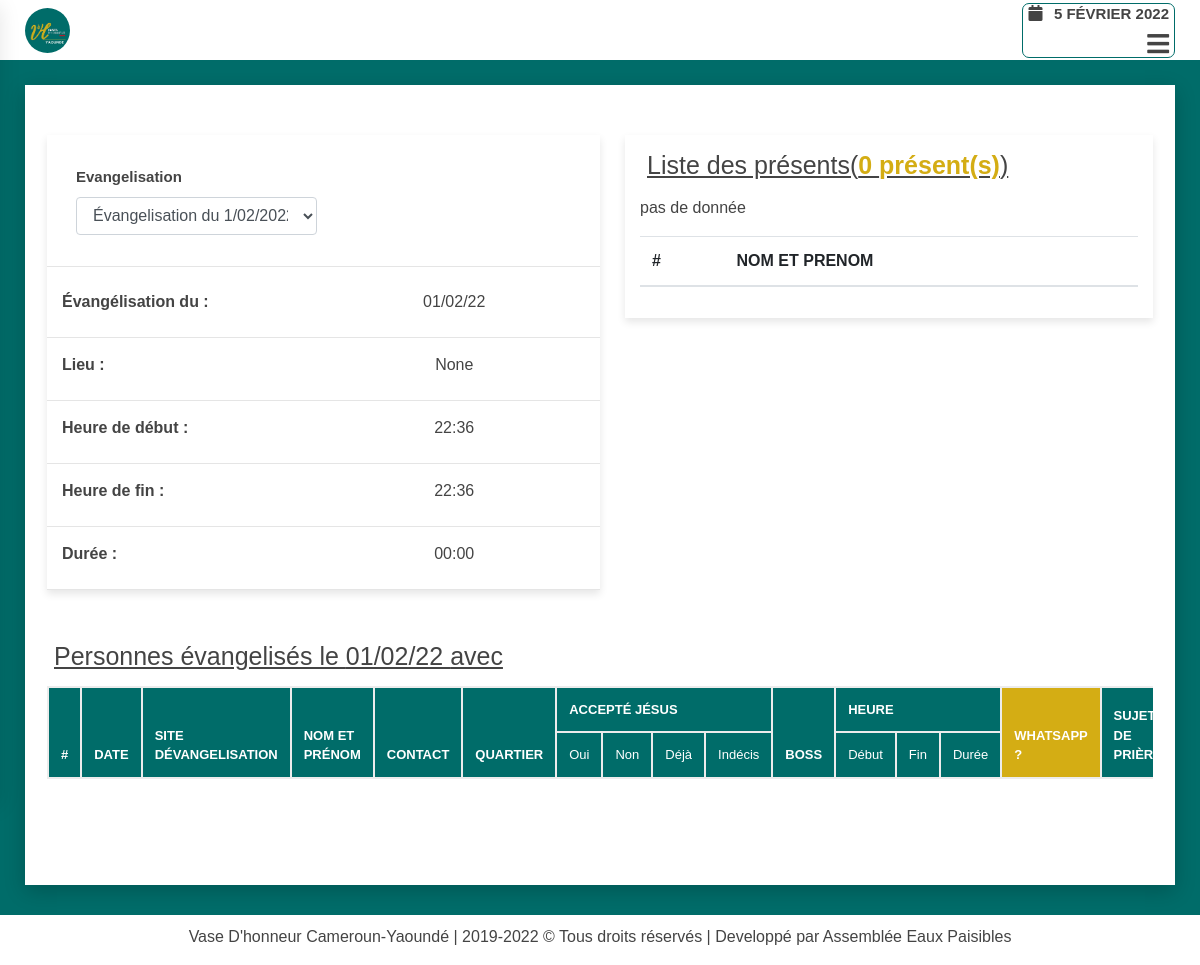
Screenshot of /evangelisation/ (signed in) with the database file from the repository.
### evangelisation/models.py (models this page shows)
class Evangelisation(models.Model):
    status = (
        ('oui', 'Oui'),
        ('non', 'Non')
    )
    day = models.DateField(verbose_name="Jour d'évangélisation",
            default=timezone.now, unique=True,
            error_messages={'unique':"ce moment d'évangelisation existe déjà"})
    heure_de_debut = models.TimeField(default=timezone.now, verbose_name="Heure de début")
    heure_de_fin = models.TimeField(default=timezone.now, verbose_name="Heure de fin")
    site = models.ForeignKey(Site, related_name="evangelisations", verbose_name="Lieu d'évangelisation",
                            on_delete=models.SET_NULL, blank=True,  null=True)
    author = models.ForeignKey(User, related_name='evangs', on_delete=models.SET_NULL,
                                blank=True, null=True, verbose_name="créer par ")
    boss = models.ManyToManyField(Participant, related_name='participations',
                                blank=True, verbose_name="Qui sont présents ?")
    observation = models.TextField(verbose_name="Observations", null=True, blank=True)
    def __str__(self):
        if self.day.month >=10:
            return f"Évangelisation du {self.day.day}/{self.day.month}/{self.day.year}"
        else:
            return f"Évangelisation du {self.day.day}/0{self.day.month}/{self.day.year}"
    def dure(self):
        rest = None
        debut_minites = self.heure_de_debut.hour*60 + self.heure_de_debut.minute
        fin_minites = self.heure_de_fin.hour*60 + self.heure_de_fin.minute
        if debut_minites<=fin_minites:
            heure = (fin_minites - debut_minites)//60
            mini = (fin_minites - debut_minites)%60
            if 0<=heure<=9:
                if 0<=mini<=9:
                    rest = f"0{int(heure)}:0{mini}"
                else:
                    rest = f"0{int(heure)}:{mini}"
            else:
                if 0<=mini<=9:
                    rest = f"{int(heure)}:0{mini}"
                rest = f"{heure}:{mini}"
        else:
            return f"calcule impossible"
        return rest

### evangelisation/views.py (the view)
# urls.py: path('', views.evangelisation_app_index, name="evangelisation_app_index"),
@login_required(login_url="user_login")
def evangelisation_app_index(request, annee=None):
    context = dict()
    evang_first = None
    evangs = None
    annees = list()
    annee = None
    year = int(datetime.date.today().year)
    for i in [0, 1, 2]:
        annees.append(year-i)
    evangs = Evangelisation.objects.all()
    if 'liste-evang' in request.GET:
        evang_first = Evangelisation.objects.get(id=int(request.GET['liste-evang']))
    else:
        evang_first = evangs.first()
    context['evang_first'] = evang_first
    context['evangs'] = evangs
    context['select_link'] = 'evangelisation'
    return render(request, 'index.html', context)

### evangelisation/templates/index.html (shortened to what this page needs)
{% extends 'base.html' %}
{% block hamburger %}
    <div class="menu-btn">
        <i class="fas fa-bars"></i>
    </div>
{% endblock hamburger %}
{% block content %}
<div class="home">
    <div class="wrapper-evang">
        <div class="row">
            <div class="col-md-6">
                <div class="wrapper-detail-evang">
                    <div class="evang-dropdow">
                        <div class="row">
                            <form action="{% url 'evangelisation:evangelisation_app_index' %}">
                                <div class="col-md-6">
                                    <div class="form-group pd-evang-form">
                                        <label for="liste-evang" ><b>Evangelisation</b></label>
                                        <select onchange="form.submit()" name="liste-evang" id="liste-evang" class="form-control">
                                            {% for evg in evangs %}
                                                <option
                                                {% if evang_first.id == evg.id %}
                                                    selected="true"
                                                {% endif %}
                                                    value="{{evg.id}}">{{evg}}</option>
                                            {% endfor %}
                                        </select>
                                    </div>
                                </div>
                            </form>
                        </div>
                    </div>
                    <dl class="dl-horizontal">
                        <div class="pt-2">
                            <div class="row">
                                <dt class="col-sm-6">Évangélisation du :</dt>
                                <dd class="col-sm-6">{{ evang_first.day|date:"d/m/y" }}</dd>
                            </div>
                            <div class="row">
                                <dt class="col-sm-6">Lieu :</dt>
                                <dd class="col-sm-6">{{ evang_first.site }}</dd>
                            </div>
                            <div class="row">
                                <dt class="col-sm-6">Heure de début :</dt>
                                <dd class="col-sm-6">{{ evang_first.heure_de_debut|time:'H:i' }}</dd>
                            </div>
                            <div class="row">
                                <dt class="col-sm-6">Heure de fin :</dt>
                                <dd class="col-sm-6">{{ evang_first.heure_de_fin|time:'H:i' }}</dd>
                            </div>
                            <div class="row">
                                <dt class="col-sm-6">Durée :</dt>
                                <dd class="col-sm-6">{{ evang_first.dure }}</dd>
                            </div>
                        </div>
                    </dl>
                </div>
            </div>
            <div class="col-md-6">
                <div class="wrapper-detail-participants" {% if evang_first.boss.count > 0 %}style="height: 454px;overflow: auto;"{% endif %}>
                    <h2 class="mb-3 h-deco">
                        Liste des présents(<b style="color: #d4ad14;">{{evang_first.boss.count}} présent(s)</b>)
                    </h2>
                    <div class="rempl">
                        <div class="table-responsive tab-elmt scroll-tab-elmt-evang-boss">
                            <table class="table table-hover" id="table-evang">
                                <thead>
                                    <tr>
                                        <th scope="col" rowspan="2">#</th>
                                        <th scope="col" rowspan="2">Nom et Prenom</th>
                                    </tr>
                                </thead>
                                <tbody>
                                    {% for boss in evang_first.boss.all %}
                                        <tr>
                                            <th scope="row">{{ forloop.counter }}</th>
                                            <td>{{ boss.nom_et_prenom }}</td>
                                        </tr>
                                    {% empty %}
                                        <p class="tabl_empty">pas de donnée</p>
                                    {% endfor %}
                                </tbody>
                            </table>
                        </div>
                    </div>
                </div>
            </div>
        </div>
    </div>
    <div class="wrapper-tabl-evang">
        <h2>Personnes évangelisés le {{evang_first.day|date:"d/m/y"}} avec
        </h2>
        {% include 'table-index.html' %}
    </div>
</div>
{% endblock content %}

### templates/base.html (shortened to what this page needs)
<!DOCTYPE html>
<html lang="en">
    {% load static %}
    <head>
        <link rel="stylesheet" href="{% static 'css_root/bootstrap.min.css' %}">
        <link rel="stylesheet" href="{% static 'css_root/style.css' %}">
        <link rel="stylesheet" href="{% static 'css_root/all.min.css' %}">
        <link rel="stylesheet" href="{% static 'accounts/css/accounts.css' %}">
        <link rel="stylesheet" href="{% static 'evangelisation/css/evangelisation.css' %}">
        <link rel="stylesheet" href="{% static 'rapport/css/rapport.css' %}">
        <link rel="stylesheet" href="{% static 'css_root/media-query.css' %}">
    </head>
    <body>
        <div class="app">
            {% load static %}
            <nav class="nav-bar" id="nav-id">
                <div class="logo">
                    <a href="{% url 'index' %}">
                        <img src="{% static 'images_root/logo/vh-yde.jpg' %}" alt="">
                    </a>
                </div>
                <div class="menu-date">
                    {% block menu-date %}
                        <div class="menu-date1">
                            <i class="fas fa-calendar"></i>
                            <span>
                                {% now "j F Y" %}
                            </span>
                        </div>
                        {% block hamburger %}
                        {% endblock hamburger %}
                    {% endblock menu-date %}
                </div>
            </nav>
            <div class="container">
                <div class="wrapper">
                    <section id="content">
                        {% block content %}
                        {% endblock content %}
                    </section>
                </div>
            </div>
            <div class="wrapper-footer">
                {% block footer %}
                {% include 'layouts/_footer.html' %}
                {% endblock footer %}
            </div>
        </div>
    </body>
</html>

### templates/layouts/_sidebar.html (shortened to what this page needs)
{% load static %}

### evangelisation/templates/table-index.html (shortened to what this page needs)
<div class="table-responsive">
    <table class="table table-bordered table-hover" id="person-evang">
        <thead>
            <tr>
                <th scope="col" rowspan="2" class="action-checkbox-column">
                    #
                </th>
                <th scope="col" rowspan="2">Date</th>
                <th scope="col" rowspan="2">Site dévangelisation</th>
                <th scope="col" rowspan="2">Nom et prénom</th>
                <th scope="col" rowspan="2">Contact</th>
                <th scope="col" rowspan="2">Quartier</th>
                <th scope="col" colspan="4">Accepté JÉSUS</th>
                <th scope="col" rowspan="2">Boss</th>
                <th scope="col" colspan="3">Heure</th>
                <th scope="col" rowspan="2" style="background-color: #d4ad14;">Whatsapp ?</th>
                <th scope="col" rowspan="2">Sujets de prière</th>
            </tr>
            <tr>
                <td>Oui</td>
                <td>Non</td>
                <td>Déjà</td>
                <td>Indécis</td>
                <td>Début</td>
                <td>Fin</td>
                <td>Durée</td>
            </tr>
        </thead>
    </table>
</div>

### templates/layouts/_footer.html (shortened to what this page needs)
<div class="container-footer">
    <div class="footer">
        <div class="row">
            <div class="col-md-12">
                <p>
                    Vase D'honneur Cameroun-Yaoundé | 2019- © Tous droits réservés | Developpé par Assemblée Eaux Paisibles
                </p>
            </div>
        </div>
    </div>
</div>

### static/css_root/style.css (style rules this page uses)
* { margin: 0; padding: 0; box-sizing: border-box; font-family: "Poppins", sans-serif; }
.col, .col-1, .col-10, .col-11, .col-12, .col-2, .col-3, .col-4, .col-5, .col-6, .col-7, .col-8, .col-9, .col-auto, .col-lg, .col-lg-1, .col-lg-10, .col-lg-11, .col-lg-12, .col-lg-2, .col-lg-3, .col-lg-4, .col-lg-5, .col-lg-6, .col-lg-7, .col-lg-8, .col-lg-9, .col-lg-auto, .col-md, .col-md-1, .col-md-10, .col-md-11, .col-md-12, .col-md-2, .col-md-3, .col-md-4, .col-md-5, .col-md-6, .col-md-7, .col-md-8, .col-md-9, .col-md-auto, .col-sm, .col-sm-1, .col-sm-10, .col-sm-11, .col-sm-12, .col-sm-2, .col-sm-3, .col-sm-4, .col-sm-5, .col-sm-6, .col-sm-7, .col-sm-8, .col-sm-9, .col-sm-auto, .col-xl, .col-xl-1, .col-xl-10, .col-xl-11, .col-xl-12, .col-xl-2, .col-xl-3, .col-xl-4, .col-xl-5, .col-xl-6, .col-xl-7, .col-xl-8, .col-xl-9, .col-xl-auto { padding: 0px; }
h2, h4, p, a, small, b, div, section { color: #444; }
.container { padding: 0px 25px !important; width: 100%; max-width: 100%; }
.row { margin: 0; width: 100%; }
body { min-height: 100vh; background-color: #006c69; }
.app { position: relative; min-height: 100vh; }
.nav-bar { position: relative; display: flex; justify-content: space-between; align-items: center; height: 60px; padding: 0px 25px; width: 100%; background: #fff; transition: .4s ease; transition-property: top; }
.menu-btn { position: relative; color: #444; font-size: 25px; text-align: right; width: 100%; cursor: pointer; font-weight: bold; }
.logo { height: 45px; width: 45px; }
.logo img { height: 45px; width: 45px; border-radius: 50%; }
.menu-date { display: flex; justify-content: center; align-items: flex-end; flex-direction: column; height: 55px; border: 1px solid #006c69; border-radius: 7px; padding: 5px; }
.menu-date span { font-size: 15px; font-weight: bold; margin-left: 7px; text-transform: uppercase; }
.home { width: 100%; height: auto; display: flex; flex-direction: column; justify-content: center; align-items: center; padding: 50px 0px; }
.wrapper { margin-top: 25px; background: #fff; box-shadow: 0 6px 20px 0 rgba(0,0,0, .2); position: relative; min-height: 100vh; }
#content { padding: 0px 7px; }
.menu-date1 { margin-top: 5px; }
.home h2 { color: #444;margin: 0px 7px;margin-bottom: 15px; }
.wrapper-footer { position: relative; width: 100%; margin-top: 30px; }
.container-footer { width: 100%; background-color: #fff; }
.container-footer .footer { display: flex; justify-content: center; align-items: center; }
.footer p { padding: 10px 10px 0px 10px; text-align: center; }

### accounts/static/accounts/css/accounts.css (style rules this page uses)
.form-group label { font-weight: bold; font-size: 15px; }
select { padding: 4px 8px; border: none; margin-right: 5px; border-radius: 7px; background: #c7ebca; }
table thead th { text-transform: uppercase; }

### evangelisation/static/evangelisation/css/evangelisation.css (style rules this page uses)
table#person-evang thead { background-color: #006c69; color: #fff; font-size: 13px; }
.wrapper-evang { padding: 0px 15px; width: 100%; }
.wrapper-tabl-evang { padding: 0px 15px; width: 100%; margin-top: 35px; }
.wrapper-detail-evang { margin-right: 15px; box-shadow: 0 4px 8px 0 rgba(0,0,0,.1); width: 100%; }
.wrapper-detail-evang .row { padding: 15px; border-bottom: 1px solid rgba(0,0,0,.1); }
.wrapper-detail-participants h2, .wrapper-tabl-evang h2 { font-size: 25px; text-decoration: underline; }
.wrapper-detail-participants { box-shadow: 0 4px 8px 0 rgba(0 0 0 / 10%); padding: 15px; margin-left: 25px; }
.evang-dropdow { display: flex; justify-content: center; align-items: center; padding: 15px 0px 0px; }
.evang-dropdow form { width: 100%; padding: 0px 7px; }
.pd-evang-form { padding: 0px 7px; }

### rows the page displays
Evangelisation: day "01/02/22", site "None", heure_de_debut "22:36", heure_de_fin "22:36", dure "00:00", boss.count "0"

### other values shown
form field liste-evang "Évangelisation du 1/02/2022"
